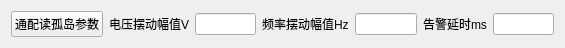
     <widget class="QWidget" name="layoutWidget_11">
      <property name="geometry">
       <rect>
        <x>0</x>
        <y>308</y>
        <width>565</width>
        <height>24</height>
       </rect>
      </property>
      <layout class="QHBoxLayout" name="horizontalLayout_12">
       <item>
        <widget class="QPushButton" name="pushButton_ReadIsland_Para">
         <property name="font">
          <font>
           <pointsize>9</pointsize>
           <weight>50</weight>
           <bold>false</bold>
          </font>
         </property>
         <property name="text">
          <string>通配读孤岛参数</string>
         </property>
        </widget>
       </item>
       <item>
        <widget class="QLabel" name="label_16">
         <property name="text">
          <string>电压摆动幅值V</string>
         </property>
        </widget>
       </item>
       <item>
        <widget class="QLineEdit" name="lineEdit_IslandVoltSwing">
         <property name="maximumSize">
          <size>
           <width>71</width>
           <height>16777215</height>
          </size>
         </property>
         <property name="readOnly">
          <bool>true</bool>
         </property>
        </widget>
       </item>
       <item>
        <widget class="QLabel" name="label_17">
         <property name="text">
          <string>频率摆动幅值Hz</string>
         </property>
        </widget>
       </item>
       <item>
        <widget class="QLineEdit" name="lineEdit_IslandFreqSwing">
         <property name="maximumSize">
          <size>
           <width>71</width>
           <height>16777215</height>
          </size>
         </property>
         <property name="readOnly">
          <bool>true</bool>
         </property>
        </widget>
       </item>
       <item>
        <widget class="QLabel" name="label_18">
         <property name="text">
          <string>告警延时ms</string>
         </property>
        </widget>
       </item>
       <item>
        <widget class="QLineEdit" name="lineEdit_Island_delay">
         <property name="maximumSize">
          <size>
           <width>71</width>
           <height>16777215</height>
          </size>
         </property>
         <property name="readOnly">
          <bool>true</bool>
         </property>
        </widget>
       </item>
      </layout>
     </widget>
